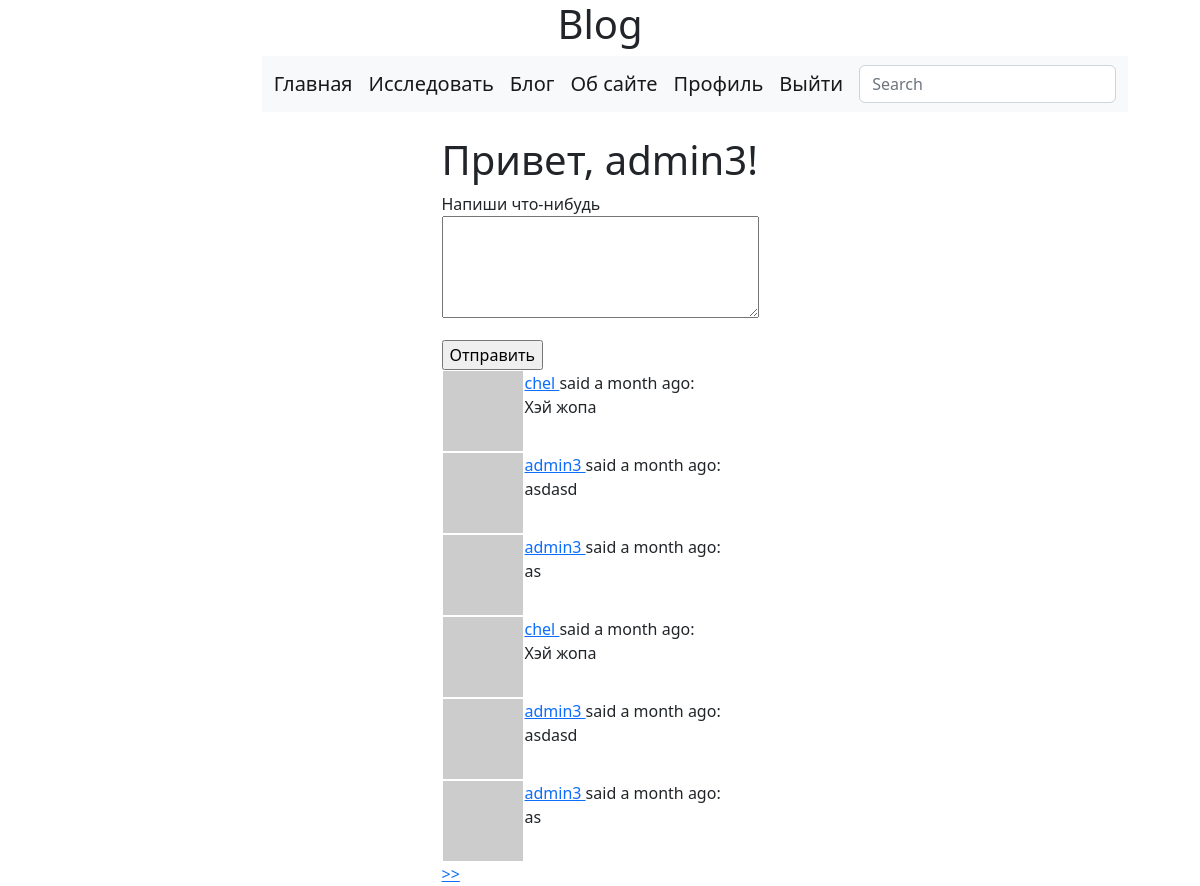
Screenshot of /main/ (signed in) with the database file from the repository.
### app/models.py (models this page shows, shortened)
class User(UserMixin, db.Model):
    id = db.Column(db.Integer, primary_key=True)
    username = db.Column(db.String(64), index=True, unique=True)
    email = db.Column(db.String(120), index=True, unique=True)
    password_hash = db.Column(db.String(128))
    posts = db.relationship('Post', backref='author', lazy='dynamic')
    about_me = db.Column(db.String(140))
    last_seen = db.Column(db.DateTime, default=datetime.utcnow)
    followed = db.relationship(
        "User", secondary=followers,
        primaryjoin=(followers.c.follower_id == id),
        secondaryjoin=(followers.c.followed_id == id),
        backref=db.backref('followers', lazy='dynamic'), lazy='dynamic')
    def avatar(self, size):
        digest = md5(self.email.lower().encode('utf-8')).hexdigest()
        return f'https://www.gravatar.com/avatar/{digest}?d=identicon&s={size}'
    def followed_posts(self):
        followed = Post.query.join(followers,(followers.c.followed_id == Post.user_id)).filter(followers.c.follower_id == self.id)
        own = Post.query.filter_by(user_id=self.id)
        return followed.union(own).order_by(Post.timestamp.desc())

class SearchableMixin(object):
    @classmethod
    def before_commit(cls, session):
        session._changes = {
            'add': list(session.new),
            'update': list(session.dirty),
            'delete': list(session.deleted)
        }
    @classmethod
    def after_commit(cls, session):
        for obj in session._changes['add']:
            if isinstance(obj, SearchableMixin):
                add_to_index(obj.__tablename__, obj)
        for obj in session._changes['update']:
            if isinstance(obj, SearchableMixin):
                add_to_index(obj.__tablename__, obj)
        for obj in session._changes['delete']:
            if isinstance(obj, SearchableMixin):
                remove_from_index(obj.__tablename__, obj)
        session._changes = None

class Post(SearchableMixin, db.Model):
    __searchable__ = ['body']
    id = db.Column(db.Integer, primary_key=True)
    body = db.Column(db.String(140))
    timestamp = db.Column(db.DateTime, index=True, default=datetime.utcnow)
    user_id = db.Column(db.Integer, db.ForeignKey('user.id'))

### app/main/routes.py (the view)
@bp.route('/', methods=['GET', "POST"])
@login_required
def main():
    form = PostForm()
    if form.validate_on_submit():
        post = Post(body=form.post.data, author=current_user)
        db.session.add(post)
        db.session.commit()
        flash('Ваша запись опубликована')
        return redirect(url_for('main'))
    page = request.args.get('page', 1, type=int)
    posts = current_user.followed_posts().paginate(page, current_app.config['POSTS_PER_PAGE'], False)
    next_url = url_for('main.main', page=posts.next_num) if posts.has_next else None
    prev_url = url_for('main.main', page=posts.prev_num) if posts.has_prev else None
    return render_template('main.html', posts=posts.items, title='Главная страница',
                           form=form, next_url=next_url, prev_url=prev_url)

### app/main/forms.py
class SearchForm(FlaskForm):
    q = StringField('Search', validators=[DataRequired()])
    def __init__(self, *args, **kwargs):
        if 'formdata' not in kwargs:
            kwargs['formdata'] = request.args
        if 'meta' not in kwargs:
            kwargs['meta'] = {'csrf': False}
        super(SearchForm, self).__init__(*args, **kwargs)

class PostForm(FlaskForm):
    post = TextAreaField('Напиши что-нибудь', validators=[DataRequired(), Length(min=1, max=140)])
    submit = SubmitField('Отправить')

### app/main/routes.py (called while the page is built)
@bp.before_request
def before_request():
    if current_user.is_authenticated:
        current_user.last_seen = datetime.utcnow()
        db.session.commit()
        g.search_form = SearchForm()

### app/models.py (called while the page is built)
@login.user_loader
def load_user(id_user):
    return User.query.get(int(id_user))

### app/templates/main.html (shortened to what this page needs)
{% extends "base.html" %}
{% block content %}
    <h1>Привет, {{ current_user.username }}!</h1>
        {% if form %}
        <form action="" method="post">
            <p>
                {{ form.post.label }} <br>
                {{ form.post(cols=32, rows=4) }} <br>
            </p>
            {{ form.submit() }}
        </form>
        {% endif %}
        {% for post in posts %}
            {% include "_post.html" %}
        {% endfor %}
    {% for post in posts %}
        {% include '_post.html' %}
    {% endfor %}
    {% if next_url %}
    <a href="{{ next_url }}" > >> </a>
    {% endif %}
{% endblock %}

### app/templates/_post.html
<table>
    <tr valign="top">
        <td><img src="{{ post.author.avatar(36) }}"></td>
        <td><a href="{{ url_for('main.user', username=post.author.username) }}">
                {{ post.author.username }}
            </a>
            said {{ moment(post.timestamp).fromNow() }}:
            <br>
            {{ post.body }}
        </td>
    </tr>
</table>

### rows the page displays
User: username "admin3"
Post: author.username "chel", timestamp "a month ago", body "Хэй жопа"
Post: author.username "admin3", timestamp "a month ago", body "asdasd"
Post: author.username "admin3", timestamp "a month ago", body "as"
